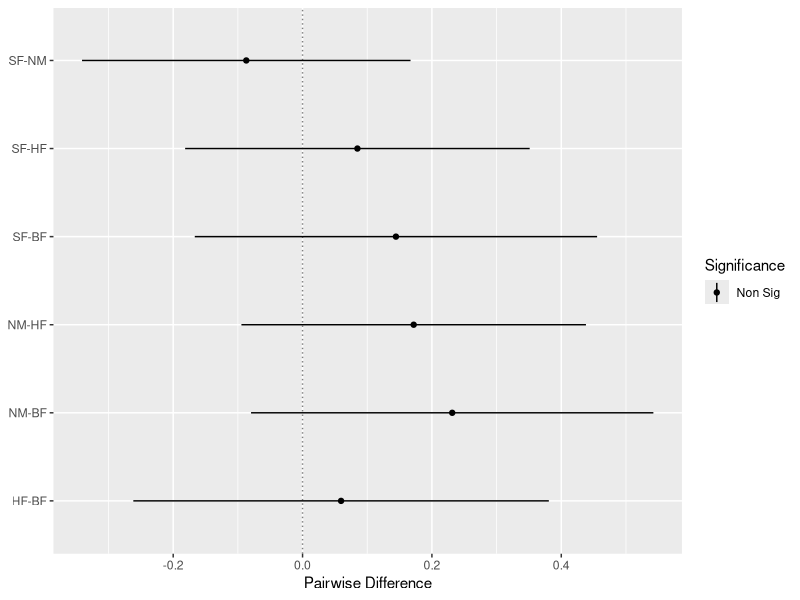

Recreate this plot in R.
# TukeyHSD.betadisper creates a set of confidence intervals on the differences 
# between the mean distance-to-centroid of the levels of the grouping factor 
# with the specified family-wise probability of coverage. The intervals are 
# based on the Studentized range statistic, Tukey's 'Honest Significant 
# Difference' method.


## Makes a plot of TukeyHSD run on beta dispersion.
## Use if anova on dispersion returns significant differences.

library(vegan)
library(ggplot2)

data("dune", "dune.env")
dist <- vegdist(dune, method='bray')

dune.beta <- betadisper(dist, dune.env$Management)
anova(dune.beta)
dune.hsd <- TukeyHSD(dune.beta)
dune.hsd <- data.frame(dune.hsd$group)
dune.hsd$pairs <- row.names(dune.hsd)

## Turn this into a function.
## Based on http://stackoverflow.com/a/33644298
ggplot(dune.hsd,
       aes(colour = cut(
         p.adj, c(0, 0.05, 1),
         labels = c("p < 0.05", "Non Sig")
       ))) +
  geom_hline(yintercept = 0,
             lty = "12",
             color = "gray50") +
  geom_linerange(aes(pairs, ymin = lwr,
                     ymax = upr)) +
  geom_point(aes(pairs, diff)) +
  scale_color_manual(values = c("black", "gray80"),
                     name = "Significance") +
  coord_flip() +
  xlab(NULL) +
  ylab("Pairwise Difference")
